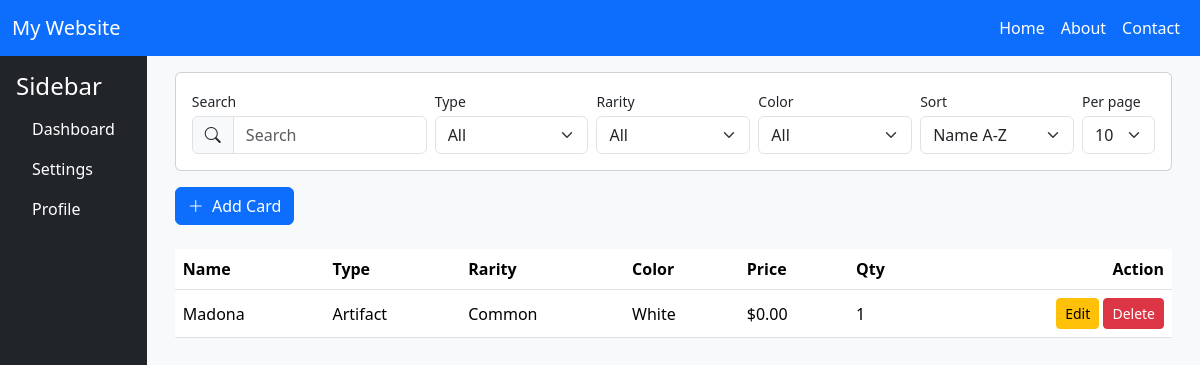
The app's page /, older data.
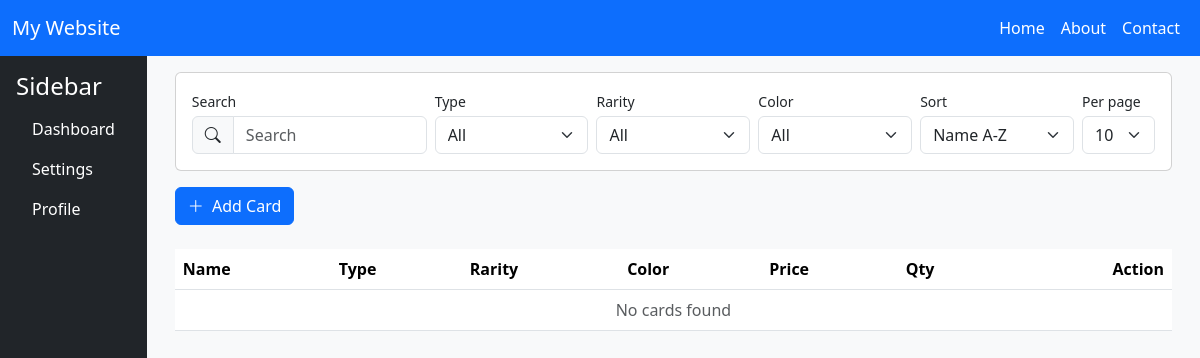
The same page, newer data.
### cards/models.py (models this page shows, shortened)
class Card(models.Model):
    CARD_TYPE_CHOICES = [
        ("creature", "Creature"),
        ("spell", "Spell"),
        ("artifact", "Artifact"),
        ("land", "Land"),
    ]
    RARITY_CHOICES = [
        ("common", "Common"),
        ("uncommon", "Uncommon"),
        ("rare", "Rare"),
        ("mythic", "Mythic"),
    ]
    COLOR_CHOICES = [
        ("white", "White"),
        ("blue", "Blue"),
        ("black", "Black"),
        ("red", "Red"),
        ("green", "Green"),
        ("colorless", "Colorless"),
    ]
    name = models.CharField(max_length=255)
    type = models.CharField(max_length=50, choices=CARD_TYPE_CHOICES, blank=True)
    rarity = models.CharField(max_length=50, choices=RARITY_CHOICES, blank=True)
    color = models.CharField(max_length=50, choices=COLOR_CHOICES, blank=True)
    price = models.DecimalField(max_digits=10, decimal_places=2, default=0.00)
    quantity = models.PositiveIntegerField(default=1)
    created_at = models.DateTimeField(auto_now=True)
    objects = CardQuerySet.as_manager()

### cards/views.py (the view)
# urls.py: path("", views.home, name="home"),
def home(request):
    return render_filtered_cards(request, full_page=True)

### cards/models.py (called while the page is built)
    def of_type(self, type_value):
        if type_value:
            return self.filter(type=type_value)
        return self

    def of_rarity(self, rarity_value):
        if rarity_value:
            return self.filter(rarity=rarity_value)
        return self

    def of_color(self, color_value):
        if color_value:
            return self.filter(color=color_value)
        return self

    def search(self, term):
        if term:
            return self.filter(
                models.Q(name__icontains=term) |
                models.Q(type__icontains=term) |
                models.Q(rarity__icontains=term)
            )
        return self

### cards/templates/home.html (shortened to what this page needs)
{% extends 'main.html' %}
{% load static %}
{% block content %}
<section id="inventorySection">
    <div class="container-fluid">
      {% include 'toolbar.html' %}
      <table class="table align-middle mb-0">
          <thead>
              <tr>
                  <th>Name</th>
                  <th class="d-none d-md-table-cell">Type</th>
                  <th class="d-none d-md-table-cell">Rarity</th>
                  <th class="d-none d-lg-table-cell">Color</th>
                  <th class="d-none d-lg-table-cell">Price</th>
                  <th class="d-none d-lg-table-cell">Qty</th>
                  <th class="text-end d-none d-sm-table-cell">Action</th>
              </tr>
          </thead>
          <tbody id="cardsTbody">
              {% include 'cards_table.html' %}
          </tbody>
      </table>
    </div>
</section>
{% endblock %}

### templates/partials/cards_table_row.html
<tr>
    <td>{{ card.name }}</td>
    <td class="d-none d-md-table-cell">{{ card.get_type_display }}</td>
    <td class="d-none d-md-table-cell">{{ card.get_rarity_display }}</td>
    <td class="d-none d-lg-table-cell">{{ card.get_color_display }}</td>
    <td class="d-none d-lg-table-cell">${{ card.price }}</td>
    <td class="d-none d-lg-table-cell">{{ card.quantity }}</td>
    <td class="text-end d-none d-sm-table-cell">
        <button class="btn btn-sm btn-warning edit-btn" data-url="{% url 'edit_card' card.pk %}">Edit</button>
        <button class="btn btn-sm btn-danger delete-btn" data-url="{% url 'delete_card' card.pk %}">Delete</button>
    </td>
</tr>

Row changes from the older to the newer data that the page shows:
removed Card: name "Madona", type "Artifact", rarity "Common", color "White", price "0.00", quantity "1"
Text that changed along with them:
text now shown: "No cards found"
